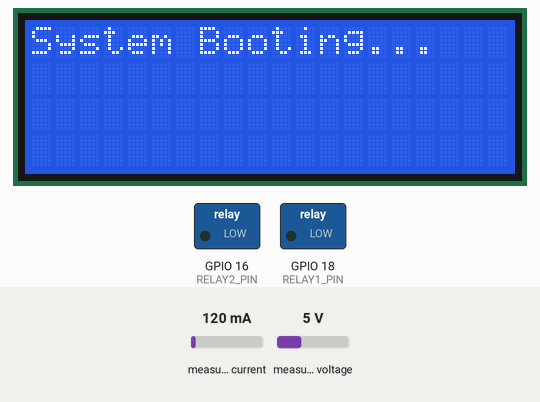
This sketch was run on a simulated ESP32. On the bench: 20×4 character LCD, switched loads named in the sketch (green lamp = pin HIGH). The test bench sets the inputs (shaded band); at power-on: measured current 120 mA, measured voltage 5 V. WiFi joins after 1.5 s; servers stay silent unless stated; uploads are accepted with an empty reply; EEPROM starts erased; what the sketch prints to the serial monitor is not drawn.

Above: at 1.1 s.
At 2.7 s:
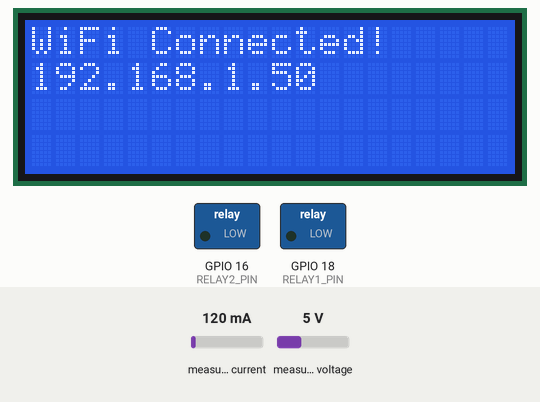
At 8.7 s:
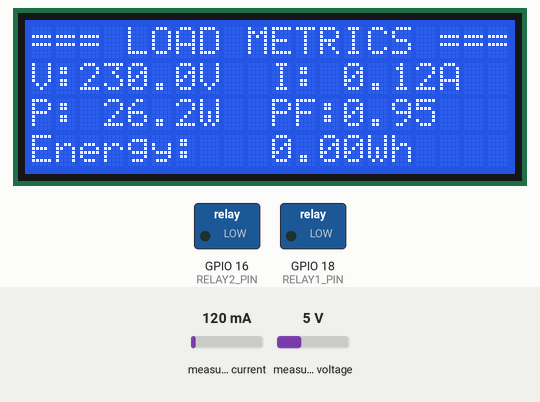
At 12.7 s:
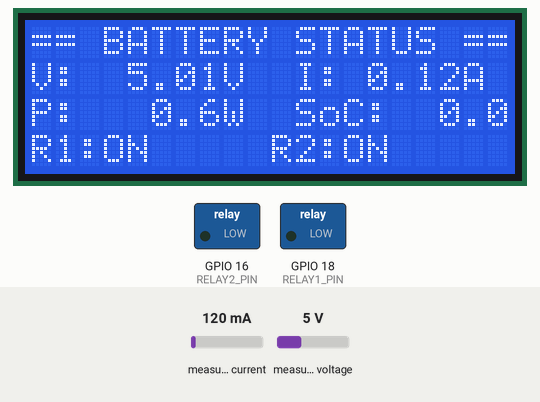
At 20.7 s:
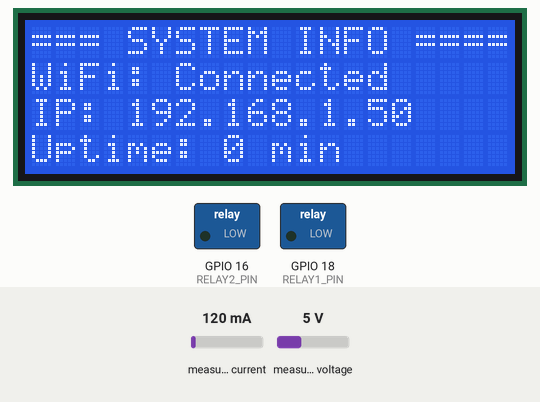
At 36.7 s:
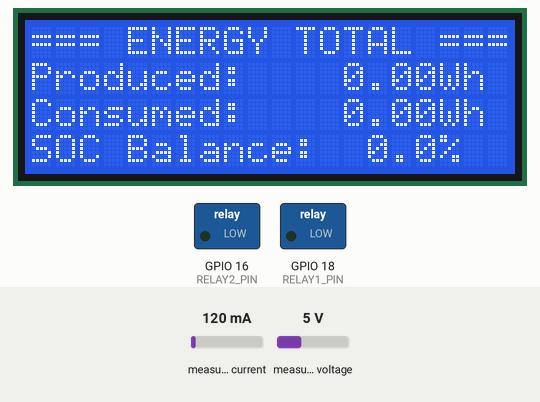

The sketch:

solarmanagement.ino
```cpp
#include <WiFi.h>
#include <HTTPClient.h>
#include <WiFiClientSecure.h>
#include <PZEM004Tv30.h>
#include <Wire.h>
#include <LiquidCrystal_I2C.h>
#include <Adafruit_INA219.h>
#include <Preferences.h>

const char* WIFI_SSID = "THE METHOD ZONE";
const char* WIFI_PASS = "Chabu321+";
const char* SERVER_URL = "https://solar-powered-stand-alone-management.onrender.com";

const int RELAY1_PIN = 18;
const int RELAY2_PIN = 16;
#define RELAY_ON  LOW
#define RELAY_OFF HIGH
const float INVERTER_EFFICIENCY = 0.85;

Preferences prefs;
LiquidCrystal_I2C lcd(0x27, 20, 4);
Adafruit_INA219 ina219;
PZEM004Tv30 pzemPrimary(Serial2, 25, 26);
HardwareSerial pzemLoadSerial(1);
PZEM004Tv30 pzemLoad(pzemLoadSerial, 32, 33);

float p_voltage = 0, p_current = 0, p_power = 0, p_energy = 0, p_pf = 0;
float l_voltage = 0, l_current = 0, l_power = 0, l_energy = 0, l_pf = 0;
float batt_voltage = 12.60, batt_current_A = 0.0, batt_power_W = 0.0, batt_soc = 90.0;

bool relay1State = true, relay2State = true;

unsigned long lastSend = 0, lastWiFiCheck = 0, lastDisplaySwitch = 0;
int displayPage = 0, sendCount = 0, failCount = 0;
const unsigned long SEND_INTERVAL = 5000, LCD_INTERVAL = 4000;

float calculateBatterySoC(float voltage) {
  if (voltage >= 12.70) return 100.0;
  if (voltage <= 10.50) return 0.0;
  return constrain(((voltage - 10.50) / (12.70 - 10.50)) * 100.0, 0.0, 100.0);
}

void saveBatteryToFlash() {
  prefs.begin("batt", false);
  prefs.putFloat("v", batt_voltage);
  prefs.putFloat("soc", batt_soc);
  prefs.end();
}

void loadBatteryFromFlash() {
  prefs.begin("batt", true);
  batt_voltage = prefs.getFloat("v", 12.60);
  batt_soc = prefs.getFloat("soc", 90.0);
  prefs.end();
}

void sendSensorData() {
  if (WiFi.status() != WL_CONNECTED) return;
  String url = String(SERVER_URL) + "/api/update?";
  url += "iv=" + String(p_voltage, 1) + "&ic=" + String(p_current, 2);
  url += "&ip=" + String(p_power, 1) + "&ie=" + String(p_energy, 2);
  url += "&ipf=" + String(p_pf, 2);
  url += "&lv=" + String(l_voltage, 1) + "&lc=" + String(l_current, 2);
  url += "&lp=" + String(l_power, 1) + "&le=" + String(l_energy, 2);
  url += "&lpf=" + String(l_pf, 2);
  url += "&bv=" + String(batt_voltage, 2) + "&bc=" + String(batt_current_A, 2);
  url += "&bp=" + String(batt_power_W, 2) + "&bs=" + String(batt_soc, 1);
  url += "&r1=" + String(relay1State ? "ON" : "OFF");
  url += "&r2=" + String(relay2State ? "ON" : "OFF");

  WiFiClientSecure client; client.setInsecure();
  HTTPClient http; http.begin(client, url); http.setTimeout(8000);
  int code = http.GET(); sendCount++;
  if (code > 0) { failCount = 0; }
  else { failCount++; Serial.printf("[FAIL] HTTP %d: %s\n", code, http.errorToString(code).c_str()); }
  http.end();
}

void pollCommands() {
  if (WiFi.status() != WL_CONNECTED) return;
  WiFiClientSecure client; client.setInsecure();
  HTTPClient http;
  http.begin(client, String(SERVER_URL) + "/api/commands"); http.setTimeout(5000);
  int code = http.GET();
  if (code == 200) {
    String resp = http.getString();
    if (resp.indexOf("\"cmd\":\"relay\"") >= 0) {
      int relay = resp.substring(resp.indexOf("\"relay\":") + 8).toInt();
      bool turnOn = resp.indexOf("\"state\":\"ON\"") >= 0;
      if (relay == 1) {
        digitalWrite(RELAY1_PIN, RELAY_ON); relay1State = true;
        Serial.println(">> Relay 1 forced ON (critical)");
      } else if (relay == 2) {
        digitalWrite(RELAY2_PIN, turnOn ? RELAY_ON : RELAY_OFF);
        relay2State = turnOn;
        Serial.printf(">> Relay 2 -> %s\n", turnOn ? "ON" : "OFF");
      }
      // Send ACK back to server
      WiFiClientSecure ackClient; ackClient.setInsecure();
      HTTPClient ackHttp;
      String ackUrl = String(SERVER_URL) + "/api/relay/ack?relay=" + String(relay) + "&state=" + String(turnOn ? "ON" : "OFF");
      ackHttp.begin(ackClient, ackUrl); ackHttp.setTimeout(5000);
      ackHttp.GET(); ackHttp.end();
    }
  }
  http.end();
}

void updateLCDScreen() {
  char buf[21];
  lcd.clear();
  switch (displayPage) {
    case 0:
      lcd.setCursor(0, 0); lcd.print("== INVERTER OUTPUT ==");
      snprintf(buf, sizeof(buf), "V:%5.1fV  I:%5.2fA", p_voltage, p_current);
      lcd.setCursor(0, 1); lcd.print(buf);
      snprintf(buf, sizeof(buf), "P:%5.1fW  PF:%4.2f", p_power, p_pf);
      lcd.setCursor(0, 2); lcd.print(buf);
      snprintf(buf, sizeof(buf), "Sent:%d  Fail:%d", sendCount, failCount);
      lcd.setCursor(0, 3); lcd.print(buf);
      break;
    case 1:
      lcd.setCursor(0, 0); lcd.print("=== LOAD METRICS ===");
      snprintf(buf, sizeof(buf), "V:%5.1fV  I:%5.2fA", l_voltage, l_current);
      lcd.setCursor(0, 1); lcd.print(buf);
      snprintf(buf, sizeof(buf), "P:%5.1fW  PF:%4.2f", l_power, l_pf);
      lcd.setCursor(0, 2); lcd.print(buf);
      snprintf(buf, sizeof(buf), "Energy:%7.2fWh", l_energy);
      lcd.setCursor(0, 3); lcd.print(buf);
      break;
    case 2:
      lcd.setCursor(0, 0); lcd.print("== BATTERY STATUS ==");
      snprintf(buf, sizeof(buf), "V:%6.2fV  I:%5.2fA", batt_voltage, batt_current_A);
      lcd.setCursor(0, 1); lcd.print(buf);
      snprintf(buf, sizeof(buf), "P:%6.1fW  SoC:%5.1f%%", batt_power_W, batt_soc);
      lcd.setCursor(0, 2); lcd.print(buf);
      snprintf(buf, sizeof(buf), "R1:%s    R2:%s", relay1State ? "ON " : "OFF", relay2State ? "ON " : "OFF");
      lcd.setCursor(0, 3); lcd.print(buf);
      break;
    case 3:
      lcd.setCursor(0, 0); lcd.print("=== ENERGY TOTAL ===");
      snprintf(buf, sizeof(buf), "Produced:%8.2fWh", p_energy);
      lcd.setCursor(0, 1); lcd.print(buf);
      snprintf(buf, sizeof(buf), "Consumed:%8.2fWh", l_energy);
      lcd.setCursor(0, 2); lcd.print(buf);
      snprintf(buf, sizeof(buf), "SOC Balance:%5.1f%%", batt_soc);
      lcd.setCursor(0, 3); lcd.print(buf);
      break;
    case 4:
      lcd.setCursor(0, 0); lcd.print("=== SYSTEM INFO ====");
      lcd.setCursor(0, 1); lcd.print(WiFi.status() == WL_CONNECTED ? "WiFi: Connected" : "WiFi: DISCONNECTED");
      snprintf(buf, sizeof(buf), "IP: %s", WiFi.localIP().toString().c_str());
      lcd.setCursor(0, 2); lcd.print(buf);
      snprintf(buf, sizeof(buf), "Uptime: %d min", millis() / 60000);
      lcd.setCursor(0, 3); lcd.print(buf);
      break;
  }
  displayPage = (displayPage + 1) % 5;
}

void setup() {
  Serial.begin(115200); delay(1000);
  pinMode(RELAY1_PIN, OUTPUT); pinMode(RELAY2_PIN, OUTPUT);
  digitalWrite(RELAY1_PIN, RELAY_ON); digitalWrite(RELAY2_PIN, RELAY_ON);
  relay1State = relay2State = true;

  loadBatteryFromFlash();

  Serial.println("\n=== SOLAR MICROGRID ESP32 ===");
  Wire.begin(21, 22);
  lcd.init(); lcd.backlight(); lcd.clear();
  lcd.setCursor(0, 0); lcd.print("System Booting...");

  if (!ina219.begin()) { Serial.println("[WARN] INA219 not found"); }
  else { ina219.setCalibration_32V_2A(); Serial.println("[OK] INA219 ready"); }

  pzemLoadSerial.begin(9600, SERIAL_8N1, 32, 33);

  WiFi.mode(WIFI_STA); WiFi.begin(WIFI_SSID, WIFI_PASS);
  int att = 0;
  while (WiFi.status() != WL_CONNECTED && att < 20) { delay(500); att++; Serial.print("."); }

  lcd.clear();
  if (WiFi.status() == WL_CONNECTED) {
    Serial.printf("\n[OK] IP: %s\n", WiFi.localIP().toString().c_str());
    lcd.setCursor(0, 0); lcd.print("WiFi Connected!");
    lcd.setCursor(0, 1); lcd.print(WiFi.localIP().toString().c_str());
  } else {
    Serial.println("\n[FAIL] WiFi failed");
    lcd.setCursor(0, 0); lcd.print("WiFi Failed!");
    lcd.setCursor(0, 1); lcd.print("Offline Mode");
  }
  delay(2000); lcd.clear();
}

void loop() {
  unsigned long now = millis();

  if (now - lastWiFiCheck >= 15000) {
    lastWiFiCheck = now;
    if (WiFi.status() != WL_CONNECTED) WiFi.reconnect();
  }

  if (now - lastSend >= SEND_INTERVAL) {
    lastSend = now;

    float temp_v = pzemPrimary.voltage();
    float temp_i = pzemPrimary.current();
    float temp_p = pzemPrimary.power();
    float temp_e = pzemPrimary.energy();
    float temp_pf = pzemPrimary.pf();

    if (isnan(temp_v) || temp_v < 0) {
      p_voltage = 0.0; p_current = 0.0; p_power = 0.0; p_pf = 0.0;
    } else {
      p_voltage = temp_v; p_current = temp_i; p_power = temp_p;
      p_energy = temp_e; p_pf = temp_pf;
    }

    float l_temp_v = pzemLoad.voltage();
    float l_temp_i = pzemLoad.current();
    float l_temp_p = pzemLoad.power();
    float l_temp_e = pzemLoad.energy();
    float l_temp_pf = pzemLoad.pf();

    if (!isnan(l_temp_v) && l_temp_v > 0) {
      l_voltage = l_temp_v; l_current = l_temp_i;
      l_power = l_temp_p; l_energy = l_temp_e; l_pf = l_temp_pf;
    } else if (p_voltage > 10.0) {
      l_voltage = p_voltage - 2.0; l_current = p_current;
      l_pf = (p_pf > 0) ? p_pf : 0.95;
      l_power = l_voltage * l_current * l_pf;
      l_energy += (l_power * (SEND_INTERVAL / 1000.0)) / 3600000.0;
    } else {
      l_voltage = 0; l_current = 0; l_power = 0; l_pf = 0;
    }

    float busvoltage = ina219.getBusVoltage_V();
    float shuntvoltage = ina219.getShuntVoltage_mV();
    float current_mA = ina219.getCurrent_mA();
    float power_mW = ina219.getPower_mW();

    if (!isnan(busvoltage) && !isinf(busvoltage) && busvoltage > 2.0) {
      batt_voltage = busvoltage + (shuntvoltage / 1000.0);
      batt_current_A = (isnan(current_mA) || isinf(current_mA)) ? 0.0 : (current_mA / 1000.0);
      batt_power_W = (isnan(power_mW) || isinf(power_mW)) ? 0.0 : (power_mW / 1000.0);
      batt_soc = calculateBatterySoC(batt_voltage);
      saveBatteryToFlash();
    } else if (p_voltage > 10.0) {
      batt_power_W = p_power / INVERTER_EFFICIENCY;
      batt_current_A = batt_voltage > 0 ? (batt_power_W / batt_voltage) : 0.0;
      batt_soc = calculateBatterySoC(batt_voltage);
    } else {
      batt_current_A = 0.0; batt_power_W = 0.0;
    }

    digitalWrite(RELAY1_PIN, RELAY_ON);
    relay1State = true;

    Serial.printf("\n--- Telemetry #%d ---\n", sendCount + 1);
    Serial.printf("Inverter: %.1fV %.2fA %.1fW PF:%.2f Energy:%.2fWh\n", p_voltage, p_current, p_power, p_pf, p_energy);
    Serial.printf("Load:     %.1fV %.2fA %.1fW Energy:%.2fWh\n", l_voltage, l_current, l_power, l_energy);
    Serial.printf("Battery:  %.2fV %.2fA %.1fW SoC:%.1f%%\n", batt_voltage, batt_current_A, batt_power_W, batt_soc);
    Serial.printf("Relays:   R1=%s R2=%s\n", relay1State ? "ON" : "OFF", relay2State ? "ON" : "OFF");

    sendSensorData();
    pollCommands();
  }

  if (now - lastDisplaySwitch >= LCD_INTERVAL) {
    lastDisplaySwitch = now;
    updateLCDScreen();
  }
}
```

Measured:
- what the display in image 0 shows lasts 1.5 s, from 1.1 s to 2.6 s
- what the display in image 1 shows lasts 2.1 s, from 2.6 s to 4.7 s
- what the display in image 2 shows lasts 4.0 s, from 8.7 s to 12.7 s
